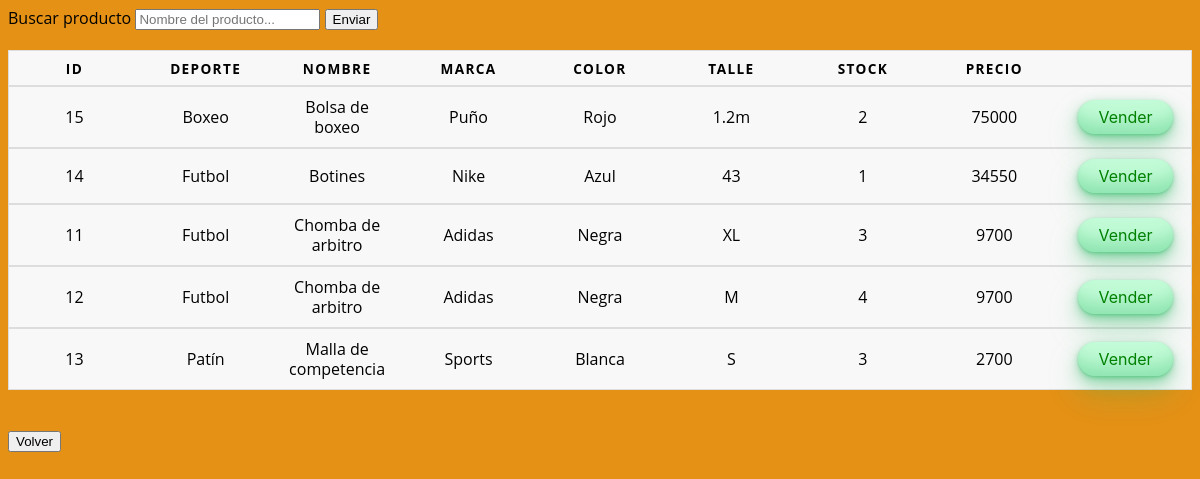
/list_productos.php, run on the app's committed database.
### tables this page shows
CREATE TABLE `producto` (
  `Id` int(11) NOT NULL,
  `Deporte` varchar(255) DEFAULT NULL,
  `Nombre` varchar(255) NOT NULL,
  `Marca` varchar(255) NOT NULL,
  `Color` varchar(255) DEFAULT NULL,
  `Talle` varchar(255) DEFAULT NULL,
  `Stock` int(11) NOT NULL,
  `Precio` float NOT NULL,
  `Proveedor` varchar(255) NOT NULL,
  `MailProveedor` varchar(255) NOT NULL,
  `TelefonoProveedor` varchar(255) DEFAULT NULL,
  `Eliminado` tinyint(1) DEFAULT NULL,
  `CantidadVendida` int(11) DEFAULT NULL
);

### list_productos.php (the view, shortened to what this page needs)
<?php
    include("conexion.php");
    $listProductos=mysqli_query($conexion, "SELECT Id, Deporte, Nombre, Marca, Color, Talle, Stock, Precio FROM producto WHERE Eliminado = 0 ORDER BY Deporte ASC, Nombre ASC");
?>
<!DOCTYPE html>
<html lang="es">
<head>
	<link rel="stylesheet" href="tabla.css">
</head>
<body>
	<?php
		if($listProductos->num_rows > 0){
			Echo
				"
				<table>
						<thead>
						<form action='resultados_buscar.php' method='post'>
						<label>Buscar producto
						<input type='search' name='buscar' placeholder='Nombre del producto...' />
						<input type='submit' value='Enviar'>
						</label>
						</form>
							<tr><br><br>
								<th>Id</th><th>Deporte</th><th>Nombre</th><th>Marca</th><th>Color</th><th>Talle</th>
								<th>Stock</th><th>Precio</th><th></th>
							</tr>
						</thead>
				</table>";
			while($row = $listProductos->fetch_assoc()) {
				Echo
					"<table>
						<tbody>
							<tr>
								<td>".$row['Id']."</td><td>".$row['Deporte']."</td><td>".$row['Nombre']."</td><td>".$row['Marca']."</td>
								<td>".$row['Color']."</td><td>".$row['Talle']."</td><td>".$row['Stock']."</td><td>".$row['Precio']."</td>
								<td>
								<a href=form_venderproducto.php><button class='abm'>Vender</button></a>";
								Echo "</td>
							</tr>
						</tbody>
					</table>
					";
			}
			Echo "<br/><br/><a href=admin_site.php><button>Volver</button></a>";
		}else{
			Echo "Error";
		}
	?>
</body>
</html>

### tabla.css (style rules this page uses)
body { background-color: #e49116; font-family: "Open Sans", sans-serif; line-height: 1.25; }
table { border: 1px solid #ccc; border-collapse: collapse; margin: 0; padding: 0; width: 100%; table-layout: fixed; }
table tr { background-color: #f8f8f8; border: 1px solid #ddd; padding: .35em; }
table th, table td { padding: .625em; text-align: center; }
table th { font-size: .85em; letter-spacing: .1em; text-transform: uppercase; }
.abm { background-color: #c2fbd7; border-radius: 100px; box-shadow: rgba(44, 187, 99, .2) 0 -25px 18px -14px inset,rgba(44, 187, 99, .15) 0 1px 2px,rgba(44, 187, 99, .15) 0 2px 4px,rgba(44, 187, 99, .15) 0 4px 8px,rgba(44, 187, 99, .15) 0 8px 16px,rgba(44, 187, 99, .15) 0 16px 32px; color: green; cursor: pointer; display: inline-block; font-family: CerebriSans-Regular,-apple-system,system-ui,Roboto,sans-serif; padding: 7px 20px; text-align: center; text-decoration: none; transition: all 250ms; border: 0; font-size: 16px; user-select: none; -webkit-user-select: none; touch-action: manipulation; }
.abm { box-shadow: rgba(44,187,99,.35) 0 -25px 18px -14px inset,rgba(44,187,99,.25) 0 1px 2px,rgba(44,187,99,.25) 0 2px 4px,rgba(44,187,99,.25) 0 4px 8px,rgba(44,187,99,.25) 0 8px 16px,rgba(44,187,99,.25) 0 16px 32px; }

### data on the page
producto: Id "15", Deporte "Boxeo", Nombre "Bolsa de boxeo", Marca "Puño", Color "Rojo", Talle "1.2m", Stock "2", Precio "75000"
producto: Id "14", Deporte "Futbol", Nombre "Botines", Marca "Nike", Color "Azul", Talle "43", Stock "1", Precio "34550"
producto: Id "11", Deporte "Futbol", Nombre "Chomba de arbitro", Marca "Adidas", Color "Negra", Talle "XL", Stock "3", Precio "9700"
producto: Id "12", Deporte "Futbol", Nombre "Chomba de arbitro", Marca "Adidas", Color "Negra", Talle "M", Stock "4", Precio "9700"
producto: Id "13", Deporte "Patín", Nombre "Malla de competencia", Marca "Sports", Color "Blanca", Talle "S", Stock "3", Precio "2700"
